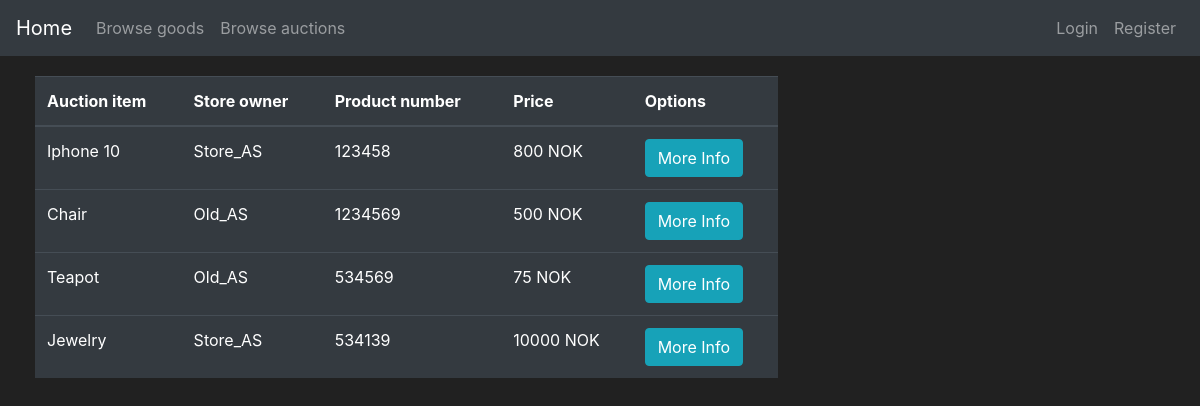
The app's page /auction, older data.
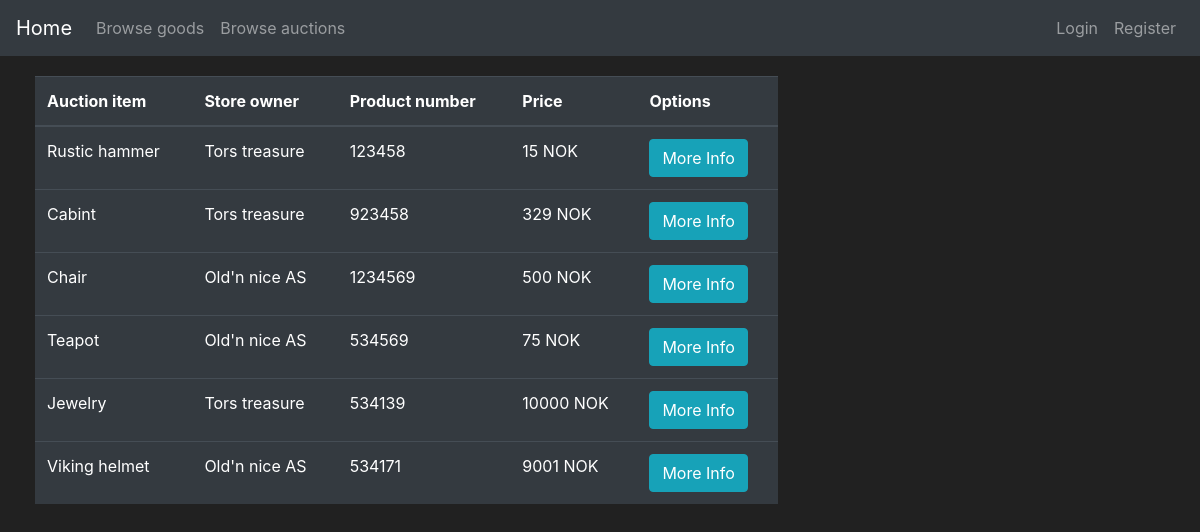
The same page, newer data.
### app_flask/models.py (models this page shows, shortened)
class Goods(db.Model):
    id = db.Column(db.Integer, primary_key=True)
    name = db.Column(db.String(30), nullable=False)
    description = db.Column(db.String(70), unique=False, nullable=False)
    price = db.Column(db.Integer, unique=False, nullable=False)
    product_number = db.Column(db.String(length=6), nullable=False, unique=True)
    goods_type = db.Column(db.Boolean(), nullable=False, default=False)
    date_created = db.Column(db.DateTime(), default=datetime.utcnow)
    user_owner = db.Column(db.Integer(), db.ForeignKey('user.id'))
    store_owner = db.Column(db.Integer(), db.ForeignKey('store.id'))

class Store(db.Model):
    id = db.Column(db.Integer(), primary_key=True)
    store_name = db.Column(db.String(length=30), nullable=False, unique=True)
    street_address = db.Column(db.String(length=40), nullable=False)
    street_number = db.Column(db.Integer(), nullable=False)
    postal_code = db.Column(db.Integer(), nullable=False)
    province = db.Column(db.String(length=50), nullable=False)
    store_email = db.Column(db.String(length=50), nullable=False, unique=True)
    store_phone = db.Column(db.Integer(), nullable=False)
    date_created = db.Column(db.DateTime(), default=datetime.utcnow)
    user_owner = db.Column(db.Integer(), db.ForeignKey('user.id'))
    goods = db.relationship('Goods', backref='owned_store', lazy=True)

### app_flask/main/routes.py (the view, shortened to what this page needs)
@bp.route("/auction", methods=["POST", "GET"])
def auction_page():
    auction_form = AuctionGoodsForm(request.form, csrf_enabled=False)
    accept_form = AcceptAuctionForm(request.form, csrf_enabled=False)
    if request.method == "GET":
        items = db.session.query(Goods, Store).filter(and_(Store.id == Goods.store_owner, Goods.goods_type == 1)).all()
        try:
            current_user_id = current_user.id
            bidding_items = show_current_highest_bidding_offer_in_store(current_user_id)
            print(isinstance(bidding_items, Bidding))
        except AttributeError:
            bidding_items = []
        return render_template("auction.html", items=items, auction_form=auction_form, bidding_items=bidding_items,
                               accept_form=accept_form)

### app_flask/templates/auction.html (shortened to what this page needs)
{% extends 'base.html' %}
{% block content %}
<div class="row" style="margin:20px; margin-left:20px">
    <div class="col-8">
        <table class="table table-hover table-dark">
            <thead>
                <tr>
                    <th scope="col">Auction item</th>
                    <th scope="col">Store owner</th>
                    <th scope="col">Product number</th>
                    <th scope="col">Price</th>
                    <th scope="col">Options</th>
                </tr>
            </thead>
            <tbody>
                {% for item, store in items %}
                <tr>
                    <td>{{item.name}}</td>
                    <td>{{store.store_name}}</td>
                    <td>{{item.product_number}}</td>
                    <td>{{item.price}} NOK</td>
                    {% if store.user_owner==current_user.id %}
                    <td><button class="btn btn-outline btn-info" data-toggle="modal" data-target="#Modal-MoreInfo-{{ item.id }}">More Info</button></td>
                    {% elif current_user.is_authenticated %}
                    <td><button class="btn btn-outline btn-info" data-toggle="modal" data-target="#Modal-MoreInfo-{{ item.id }}">More Info</button></td>
                    <td><button class="btn btn-outline btn-primary" data-toggle="modal" data-target="#Modal-AuctionConfirm-{{ item.id }}">Bid on auction</button></td>
                    {% else %}
                    <td><button class="btn btn-outline btn-info" data-toggle="modal" data-target="#Modal-MoreInfo-{{ item.id }}">More Info</button></td>
                    {% endif %}
                </tr>
                {% endfor %}
            </tbody>
        </table>
    </div>
</div>
{% endblock %}

Row changes from the older to the newer data that the page shows:
removed Goods: name "Iphone 10", store_name "Store_AS", product_number "123458", price "800"
now on this page (row edited): Goods: name "Rustic hammer", store_name "Tors treasure", product_number "123458", price "15"
added Goods: name "Cabint", store_name "Tors treasure", product_number "923458", price "329"
changed Goods "Chair": store_name "Old_AS" → "Old'n nice AS"
changed Goods "Teapot": store_name "Old_AS" → "Old'n nice AS"
changed Goods "Jewelry": store_name "Store_AS" → "Tors treasure"
added Goods: name "Viking helmet", store_name "Old'n nice AS", product_number "534171", price "9001"
